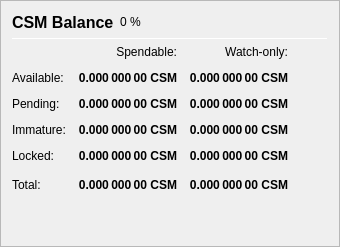
                   <widget class="QFrame" name="frame_Balances">
                    <property name="frameShape">
                     <enum>QFrame::StyledPanel</enum>
                    </property>
                    <property name="frameShadow">
                     <enum>QFrame::Raised</enum>
                    </property>
                    <layout class="QVBoxLayout" name="verticalLayout_4">
                     <item>
                      <layout class="QHBoxLayout" name="horizontalLayout_4">
                       <item>
                        <widget class="QLabel" name="label_5">
                         <property name="minimumSize">
                          <size>
                           <width>0</width>
                           <height>20</height>
                          </size>
                         </property>
                         <property name="font">
                          <font>
                           <pointsize>12</pointsize>
                           <weight>75</weight>
                           <bold>true</bold>
                          </font>
                         </property>
                         <property name="text">
                          <string>CSM Balance</string>
                         </property>
                        </widget>
                       </item>
                       <item>
                        <widget class="QLabel" name="labelCSMPercent">
                         <property name="text">
                          <string notr="true">0 %</string>
                         </property>
                        </widget>
                       </item>
                       <item>
                        <spacer name="horizontalSpacer_3">
                         <property name="orientation">
                          <enum>Qt::Horizontal</enum>
                         </property>
                         <property name="sizeHint" stdset="0">
                          <size>
                           <width>40</width>
                           <height>20</height>
                          </size>
                         </property>
                        </spacer>
                       </item>
                      </layout>
                     </item>
                     <item>
                      <widget class="Line" name="line_Balance">
                       <property name="minimumSize">
                        <size>
                         <width>0</width>
                         <height>1</height>
                        </size>
                       </property>
                       <property name="maximumSize">
                        <size>
                         <width>16777215</width>
                         <height>1</height>
                        </size>
                       </property>
                       <property name="orientation">
                        <enum>Qt::Horizontal</enum>
                       </property>
                      </widget>
                     </item>
                     <item>
                      <layout class="QGridLayout" name="gridLayout">
                       <property name="spacing">
                        <number>12</number>
                       </property>
                       <item row="0" column="1">
                        <widget class="QLabel" name="labelSpendable">
                         <property name="text">
                          <string>Spendable:</string>
                         </property>
                         <property name="alignment">
                          <set>Qt::AlignRight|Qt::AlignTrailing|Qt::AlignVCenter</set>
                         </property>
                        </widget>
                       </item>
                       <item row="0" column="2">
                        <widget class="QLabel" name="labelWatchonly">
                         <property name="text">
                          <string>Watch-only:</string>
                         </property>
                         <property name="alignment">
                          <set>Qt::AlignRight|Qt::AlignTrailing|Qt::AlignVCenter</set>
                         </property>
                        </widget>
                       </item>
                       <item row="1" column="0">
                        <widget class="QLabel" name="labelBalanceText">
                         <property name="text">
                          <string>Available:</string>
                         </property>
                        </widget>
                       </item>
                       <item row="1" column="1">
                        <widget class="QLabel" name="labelBalance">
                         <property name="font">
                          <font>
                           <weight>75</weight>
                           <bold>true</bold>
                          </font>
                         </property>
                         <property name="cursor">
                          <cursorShape>IBeamCursor</cursorShape>
                         </property>
                         <property name="toolTip">
                          <string>Your current spendable balance</string>
                         </property>
                         <property name="text">
                          <string notr="true">0.000 000 00 CSM</string>
                         </property>
                         <property name="alignment">
                          <set>Qt::AlignRight|Qt::AlignTrailing|Qt::AlignVCenter</set>
                         </property>
                         <property name="textInteractionFlags">
                          <set>Qt::LinksAccessibleByMouse|Qt::TextSelectableByKeyboard|Qt::TextSelectableByMouse</set>
                         </property>
                        </widget>
                       </item>
                       <item row="1" column="2">
                        <widget class="QLabel" name="labelWatchAvailable">
                         <property name="font">
                          <font>
                           <weight>75</weight>
                           <bold>true</bold>
                          </font>
                         </property>
                         <property name="cursor">
                          <cursorShape>IBeamCursor</cursorShape>
                         </property>
                         <property name="toolTip">
                          <string>Your current balance in watch-only addresses</string>
                         </property>
                         <property name="text">
                          <string notr="true">0.000 000 00 CSM</string>
                         </property>
                         <property name="alignment">
                          <set>Qt::AlignRight|Qt::AlignTrailing|Qt::AlignVCenter</set>
                         </property>
                         <property name="textInteractionFlags">
                          <set>Qt::LinksAccessibleByMouse|Qt::TextSelectableByKeyboard|Qt::TextSelectableByMouse</set>
                         </property>
                        </widget>
                       </item>
                       <item row="2" column="0">
                        <widget class="QLabel" name="labelPendingText">
                         <property name="text">
                          <string>Pending:</string>
                         </property>
                        </widget>
                       </item>
                       <item row="2" column="1">
                        <widget class="QLabel" name="labelUnconfirmed">
                         <property name="font">
                          <font>
                           <weight>75</weight>
                           <bold>true</bold>
                          </font>
                         </property>
                         <property name="cursor">
                          <cursorShape>IBeamCursor</cursorShape>
                         </property>
                         <property name="toolTip">
                          <string>Total of transactions that have yet to be confirmed, and do not yet count toward the spendable balance</string>
                         </property>
                         <property name="text">
                          <string notr="true">0.000 000 00 CSM</string>
                         </property>
                         <property name="alignment">
                          <set>Qt::AlignRight|Qt::AlignTrailing|Qt::AlignVCenter</set>
                         </property>
                         <property name="textInteractionFlags">
                          <set>Qt::LinksAccessibleByMouse|Qt::TextSelectableByKeyboard|Qt::TextSelectableByMouse</set>
                         </property>
                        </widget>
                       </item>
                       <item row="2" column="2">
                        <widget class="QLabel" name="labelWatchPending">
                         <property name="font">
                          <font>
                           <weight>75</weight>
                           <bold>true</bold>
                          </font>
                         </property>
                         <property name="cursor">
                          <cursorShape>IBeamCursor</cursorShape>
                         </property>
                         <property name="toolTip">
                          <string>Unconfirmed transactions to watch-only addresses</string>
                         </property>
                         <property name="text">
                          <string notr="true">0.000 000 00 CSM</string>
                         </property>
                         <property name="alignment">
                          <set>Qt::AlignRight|Qt::AlignTrailing|Qt::AlignVCenter</set>
                         </property>
                         <property name="textInteractionFlags">
                          <set>Qt::LinksAccessibleByMouse|Qt::TextSelectableByKeyboard|Qt::TextSelectableByMouse</set>
                         </property>
                        </widget>
                       </item>
                       <item row="3" column="0">
                        <widget class="QLabel" name="labelImmatureText">
                         <property name="text">
                          <string>Immature:</string>
                         </property>
                        </widget>
                       </item>
                       <item row="3" column="1">
                        <widget class="QLabel" name="labelImmature">
                         <property name="font">
                          <font>
                           <weight>75</weight>
                           <bold>true</bold>
                          </font>
                         </property>
                         <property name="cursor">
                          <cursorShape>IBeamCursor</cursorShape>
                         </property>
                         <property name="toolTip">
                          <string>Staked or masternode rewards that has not yet matured</string>
                         </property>
                         <property name="text">
                          <string notr="true">0.000 000 00 CSM</string>
                         </property>
                         <property name="alignment">
                          <set>Qt::AlignRight|Qt::AlignTrailing|Qt::AlignVCenter</set>
                         </property>
                         <property name="textInteractionFlags">
                          <set>Qt::LinksAccessibleByMouse|Qt::TextSelectableByKeyboard|Qt::TextSelectableByMouse</set>
                         </property>
                        </widget>
                       </item>
                       <item row="3" column="2">
                        <widget class="QLabel" name="labelWatchImmature">
                         <property name="font">
                          <font>
                           <weight>75</weight>
                           <bold>true</bold>
                          </font>
                         </property>
                         <property name="cursor">
                          <cursorShape>IBeamCursor</cursorShape>
                         </property>
                         <property name="toolTip">
                          <string>Staked or masternode rewards in watch-only addresses that has not yet matured</string>
                         </property>
                         <property name="text">
                          <string notr="true">0.000 000 00 CSM</string>
                         </property>
                         <property name="alignment">
                          <set>Qt::AlignRight|Qt::AlignTrailing|Qt::AlignVCenter</set>
                         </property>
                         <property name="textInteractionFlags">
                          <set>Qt::LinksAccessibleByMouse|Qt::TextSelectableByKeyboard|Qt::TextSelectableByMouse</set>
                         </property>
                        </widget>
                       </item>
                       <item row="4" column="0">
                        <widget class="QLabel" name="labelLockedBalanceText">
                         <property name="toolTip">
                          <string>Locked CSM or Masternode collaterals. These are excluded from zCSM minting.</string>
                         </property>
                         <property name="text">
                          <string>Locked:</string>
                         </property>
                        </widget>
                       </item>
                       <item row="4" column="1">
                        <widget class="QLabel" name="labelLockedBalance">
                         <property name="font">
                          <font>
                           <weight>75</weight>
                           <bold>true</bold>
                          </font>
                         </property>
                         <property name="cursor">
                          <cursorShape>IBeamCursor</cursorShape>
                         </property>
                         <property name="toolTip">
                          <string>Locked CSM or Masternode collaterals. These are excluded from zCSM minting.</string>
                         </property>
                         <property name="text">
                          <string notr="true">0.000 000 00 CSM</string>
                         </property>
                         <property name="alignment">
                          <set>Qt::AlignRight|Qt::AlignTrailing|Qt::AlignVCenter</set>
                         </property>
                         <property name="textInteractionFlags">
                          <set>Qt::LinksAccessibleByMouse|Qt::TextSelectableByKeyboard|Qt::TextSelectableByMouse</set>
                         </property>
                        </widget>
                       </item>
                       <item row="4" column="2">
                        <widget class="QLabel" name="labelWatchLocked">
                         <property name="font">
                          <font>
                           <weight>75</weight>
                           <bold>true</bold>
                          </font>
                         </property>
                         <property name="cursor">
                          <cursorShape>IBeamCursor</cursorShape>
                         </property>
                         <property name="toolTip">
                          <string>Current locked balance in watch-only addresses</string>
                         </property>
                         <property name="text">
                          <string notr="true">0.000 000 00 CSM</string>
                         </property>
                         <property name="alignment">
                          <set>Qt::AlignRight|Qt::AlignTrailing|Qt::AlignVCenter</set>
                         </property>
                         <property name="textInteractionFlags">
                          <set>Qt::LinksAccessibleByMouse|Qt::TextSelectableByKeyboard|Qt::TextSelectableByMouse</set>
                         </property>
                        </widget>
                       </item>
                       <item row="5" column="0">
                        <widget class="QLabel" name="labelTotalText">
                         <property name="toolTip">
                          <string>Your current Consortium balance, unconfirmed and immature transactions included</string>
                         </property>
                         <property name="text">
                          <string>Total:</string>
                         </property>
                        </widget>
                       </item>
                       <item row="5" column="1">
                        <widget class="QLabel" name="labelTotal">
                         <property name="font">
                          <font>
                           <weight>75</weight>
                           <bold>true</bold>
                          </font>
                         </property>
                         <property name="cursor">
                          <cursorShape>IBeamCursor</cursorShape>
                         </property>
                         <property name="toolTip">
                          <string>Your current Consortium balance, unconfirmed and immature transactions included</string>
                         </property>
                         <property name="text">
                          <string notr="true">0.000 000 00 CSM</string>
                         </property>
                         <property name="alignment">
                          <set>Qt::AlignRight|Qt::AlignTrailing|Qt::AlignVCenter</set>
                         </property>
                         <property name="textInteractionFlags">
                          <set>Qt::LinksAccessibleByMouse|Qt::TextSelectableByKeyboard|Qt::TextSelectableByMouse</set>
                         </property>
                        </widget>
                       </item>
                       <item row="5" column="2">
                        <widget class="QLabel" name="labelWatchTotal">
                         <property name="font">
                          <font>
                           <weight>75</weight>
                           <bold>true</bold>
                          </font>
                         </property>
                         <property name="cursor">
                          <cursorShape>IBeamCursor</cursorShape>
                         </property>
                         <property name="toolTip">
                          <string>Current total balance in watch-only addresses</string>
                         </property>
                         <property name="text">
                          <string notr="true">0.000 000 00 CSM</string>
                         </property>
                         <property name="alignment">
                          <set>Qt::AlignRight|Qt::AlignTrailing|Qt::AlignVCenter</set>
                         </property>
                         <property name="textInteractionFlags">
                          <set>Qt::LinksAccessibleByMouse|Qt::TextSelectableByKeyboard|Qt::TextSelectableByMouse</set>
                         </property>
                        </widget>
                       </item>
                       <item row="5" column="3">
                        <spacer name="horizontalSpacer_9">
                         <property name="orientation">
                          <enum>Qt::Horizontal</enum>
                         </property>
                         <property name="sizeHint" stdset="0">
                          <size>
                           <width>40</width>
                           <height>20</height>
                          </size>
                         </property>
                        </spacer>
                       </item>
                      </layout>
                     </item>
                     <item>
                      <spacer name="verticalSpacer_3">
                       <property name="orientation">
                        <enum>Qt::Vertical</enum>
                       </property>
                       <property name="sizeHint" stdset="0">
                        <size>
                         <width>20</width>
                         <height>40</height>
                        </size>
                       </property>
                      </spacer>
                     </item>
                    </layout>
                   </widget>
